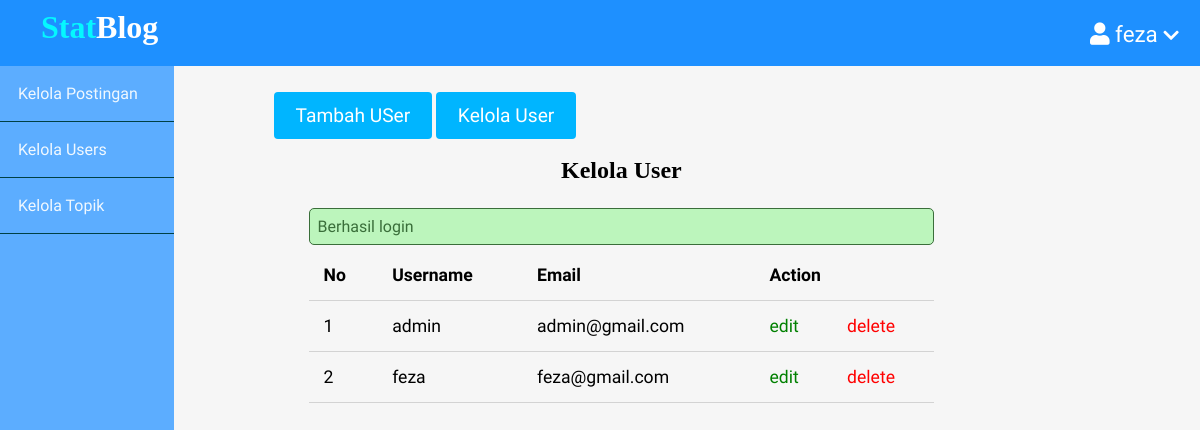
Screenshot of /admin/users/index.php (signed in) with the database file from the repository.
### tables this page shows
CREATE TABLE `users` (
  `id` int(11) NOT NULL,
  `admin` tinyint(4) NOT NULL,
  `username` varchar(255) NOT NULL,
  `email` varchar(255) NOT NULL,
  `password` varchar(255) NOT NULL,
  `created_at` timestamp NOT NULL DEFAULT CURRENT_TIMESTAMP
);

### app/controllers/users.php (called while the page is built, shortened)
<?php
include(ROOT_PATH . "/app/database/db.php");
$table = 'users';
$admin_users = selectAll($table);

### app/database/db.php (called while the page is built, shortened)
<?php
require('connect.php');
function selectAll($table, $conditions = [])
{
    global $conn;
    $sql = "SELECT * FROM $table";
    if (empty($conditions)) {
        $stmt = $conn->prepare($sql);
        $stmt->execute();
        $records = $stmt->get_result()->fetch_all(MYSQLI_ASSOC);
        return $records;
    }
}

### admin/users/index.php (the view, shortened to what this page needs)
<?php include(ROOT_PATH . "/app/controllers/users.php");
?>
<!DOCTYPE html>
<html lang="en">
    <head>
        <link rel="stylesheet"
            href="https://use.fontawesome.com/releases/v5.7.2/css/all.css"
>
        <link rel="stylesheet" href="../../assets/css/style.css">
        <link rel="stylesheet" href="../../assets/css/admin.css">
    </head>
    <body>
    <?php include(ROOT_PATH . "/app/includes/adminHeader.php"); ?>
        <div class="admin-wrapper">
        <?php include(ROOT_PATH . "/app/includes/adminSidebar.php"); ?>
            <div class="admin-content">
                <div class="button-group">
                    <a href="create.php" class="btn btn-big">Tambah USer</a>
                    <a href="index.php" class="btn btn-big">Kelola User</a>
                </div>
                <div class="content">
                    <h2 class="page-title">Kelola User</h2>
                    <?php include(ROOT_PATH . "/app/includes/messages.php"); ?>
                    <table>
                        <thead>
                            <th>No</th>
                            <th>Username</th>
                            <th>Email</th>
                            <th colspan="2">Action</th>
                        </thead>
                        <tbody>
                            <?php foreach ($admin_users as $key => $user): ?>
                                <tr>
                                    <td><?php echo $key + 1; ?></td>
                                    <td><?php echo $user['username']; ?></td>
                                    <td><?php echo $user['email']; ?></td>
                                    <td><a href="edit.php?id=<?php echo $user['id']; ?>" class="edit">edit</a></td>
                                    <td><a href="index.php?delete_id=<?php echo $user['id']; ?>" class="delete">delete</a></td>
                                </tr>
                            <?php endforeach; ?>
                        </tbody>
                    </table>
                </div>
            </div>
        </div>
    </body>
</html>

### assets/css/style.css (style rules this page uses)
* { box-sizing: border-box; }
html, body { height: 100%; padding: 0px; margin: 0px; background: #f6f6f6; font-family: 'Oxygen', sans-serif; }
h1, h2, h3, h4, h5, h6 { font-family: "Candal", serif; color: black; margin: 5px; }
a { text-decoration: none; color: inherit; }
.btn { padding: 0.5rem 1rem; background: #00B5FF; color: white; border: 1px solid transparent; border-radius: 0.25rem; font-size: 1.2em; font-family: 'Oxygen', sans-serif; }
.btn-big { padding: 0.7rem 1.3rem; line-height: 1.3rem; }
.content { width: 90%; margin: 30px auto 30px; }

### assets/css/admin.css (style rules this page uses)
.admin-wrapper { display: flex; height: calc(100% - 66px); }
.admin-wrapper .admin-content { flex: 8; height: 100%; padding: 40px 100px 100px; overflow-y: scroll; }
.admin-content .page-title { text-align: center; margin-bottom: 1.5rem; }
table { width: 100%; border-collapse: collapse; font-size: 1.1rem; }
th, td { padding: 15px; text-align: left; border-bottom: 1px solid #d3d3d3; }
.edit { color: green; }
.delete { color: red; }

### rows the page displays
users: username "admin", email "admin@gmail.com"
users: username "feza", email "feza@gmail.com"

### other values shown
$_SESSION['username'] "feza"
$_SESSION['message'] "Berhasil login"
